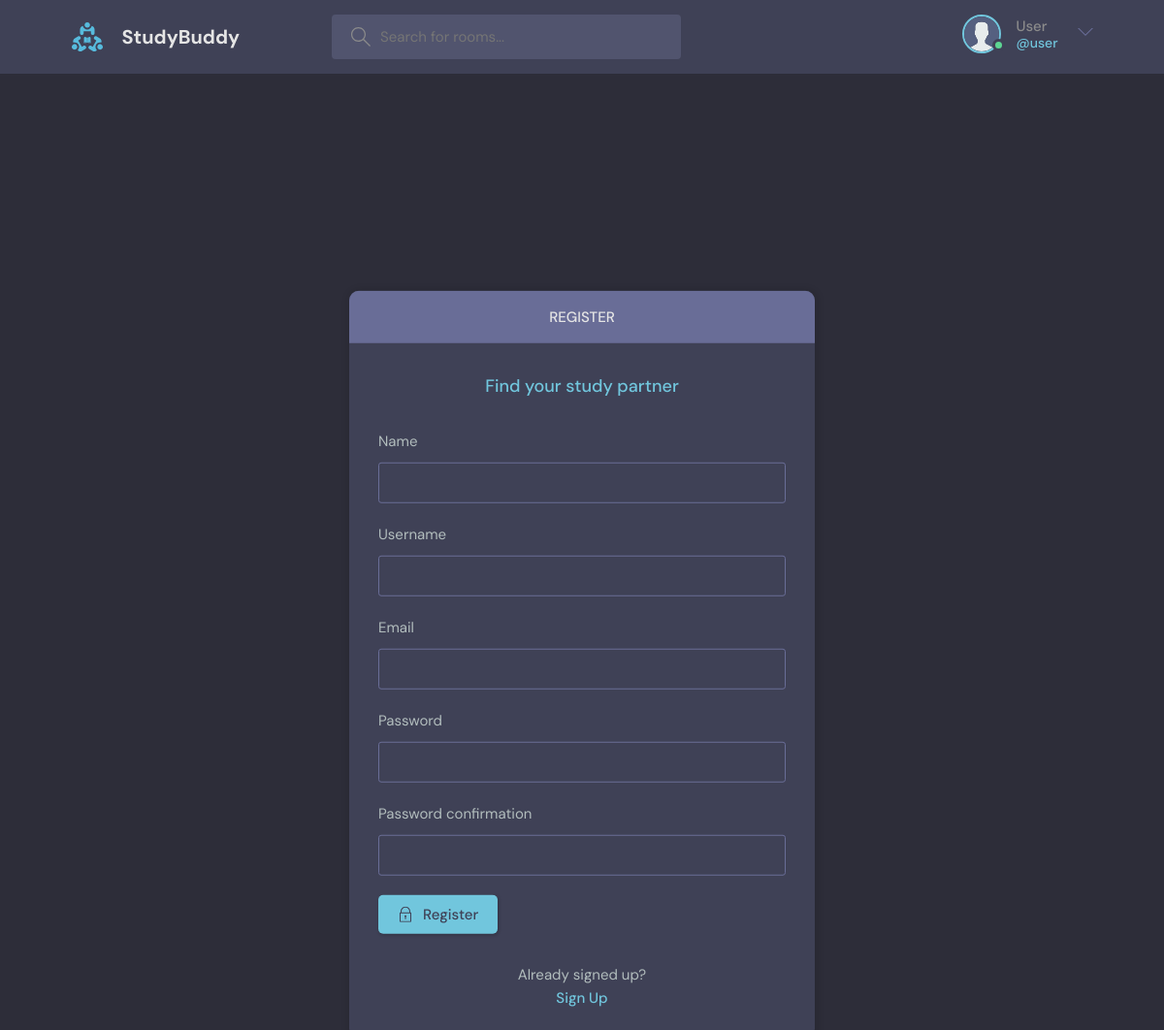
Page /register/ (signed in) on the committed database.
### base/models.py (models this page shows)
class User(AbstractUser):
    name =  models.CharField(max_length=200,null=True)
    email = models.EmailField( unique= True ,null=True)
    bio = models.TextField(null=True)
    avatar = models.ImageField(null = True, default = "avatar.svg")
    USERNAME_FIELD = 'email'
    REQUIRED_FIELDS = []

### base/views.py (the view, shortened to what this page needs)
# urls.py: path('register/',views.registerPage,name="register"),
def registerPage(request):
    form = MyUserCreationForm()
    context = {'form':form}
    return render(request,'base/login_register.html',context)

### base/forms.py
class MyUserCreationForm(UserCreationForm):
    class Meta:
        model = User
        fields = ['name','username','email','password1','password2' ]

### base/templates/base/login_register.html (shortened to what this page needs)
{% extends "main.html" %} {% block content %}
<main class="auth layout">
  {% if page == 'login' %}
  <div class="container">
    <div class="layout__box">
      <div class="layout__boxHeader">
        <div class="layout__boxTitle">
          <h3>Login</h3>
        </div>
      </div>
      <div class="layout__body">
        <h2 class="auth__tagline">Find your study partner</h2>
        <form method="POST" action="" class="form">
          {% csrf_token %}
          <div class="form__group form__group">
            <label for="room_name">Email</label>
            <input
              id="username"
              name="email"
              type="text"
              placeholder="e.g. dennis_ivy"
            />
          </div>
          <div class="form__group">
            <label for="password">Password</label>
            <input
              id="password"
              name="password"
              type="password"
              placeholder="&bull;&bull;&bull;&bull;&bull;&bull;&bull;&bull;"
            />
          </div>
          <button class="btn btn--main" type="submit">
            <svg
              version="1.1"
              xmlns="http://www.w3.org/2000/svg"
              width="32"
              height="32"
              viewBox="0 0 32 32"
            >
              <title>lock</title>
              <path
                d="M27 12h-1v-2c0-5.514-4.486-10-10-10s-10 4.486-10 10v2h-1c-0.553 0-1 0.447-1 1v18c0 0.553 0.447 1 1 1h22c0.553 0 1-0.447 1-1v-18c0-0.553-0.447-1-1-1zM8 10c0-4.411 3.589-8 8-8s8 3.589 8 8v2h-16v-2zM26 30h-20v-16h20v16z"
              ></path>
              <path
                d="M15 21.694v4.306h2v-4.306c0.587-0.348 1-0.961 1-1.694 0-1.105-0.895-2-2-2s-2 0.895-2 2c0 0.732 0.413 1.345 1 1.694z"
              ></path>
            </svg>
            Login
          </button>
        </form>
        <div class="auth__action">
          <p>Haven't signed up yet?</p>
          <a href="{% url 'register'  %}" class="btn btn--link">Sign Up</a>
        </div>
      </div>
    </div>
  </div>
  {% else %}
  <div class="container">
    <div class="layout__box">
      <div class="layout__boxHeader">
        <div class="layout__boxTitle">
          <h3>Register</h3>
        </div>
      </div>
      <div class="layout__body">
        <h2 class="auth__tagline">Find your study partner</h2>
        <form method="POST" action="" class="form">
          {% csrf_token %} {% for field in form %}
          <div class="form__group form__group">
            <label for="room_name">{{field.label}}</label>
            {{field}}
          </div>
          {% endfor %}
          <button class="btn btn--main" type="submit">
            Register
          </button>
        </form>
        <div class="auth__action">
          <p>Already signed up?</p>
          <a href="{% url 'login'  %}" class="btn btn--link">Sign Up</a>
        </div>
      </div>
    </div>
  </div>
  {% endif %}
</main>
{% endblock %}

### templates/navbar.html (shortened to what this page needs)
{% load static %}
<header class="header header--loggedIn">
  <div class="container">
    <a href="{% url 'home' %}" class="header__logo">
      <img src="{% static 'images/logo.svg' %}" />
      <h1>StudyBuddy</h1>
    </a>
    <form class="header__search" method="GET" action="{% url 'home' %}">
      <label>
        <input name="q" placeholder="Search for rooms..." />
      </label>
    </form>
    <nav class="header__menu">
      {% if request.user.is_authenticated %}
      <div class="header__user">
        <a href="{% url 'update-user' %}">
          <div class="avatar avatar--medium active">
            <img src="{{request.user.avatar.url}}" />
          </div>
          <p>{{request.user.name}} <span>@{{request.user.username}}</span></p>
        </a>
        <button class="dropdown-button">
          <svg
            version="1.1"
            xmlns="http://www.w3.org/2000/svg"
            width="32"
            height="32"
            viewBox="0 0 32 32"
          >
            <title>chevron-down</title>
            <path d="M16 21l-13-13h-3l16 16 16-16h-3l-13 13z"></path>
          </svg>
        </button>
      </div>
      {% else %}
      <a href="{% url 'login' %}">
        <img src="{% static 'images/avatar.svg' %}" />
        <p>Login</p>
      </a>
      {% endif %}
    </nav>
  </div>
</header>

### rows in the picture
User: user.avatar (placeholder picture), user.name "User", user.username "user"

### other values in the picture
{{ field.label }} "Name" "Username" "Email" "Password" "Password confirmation"
